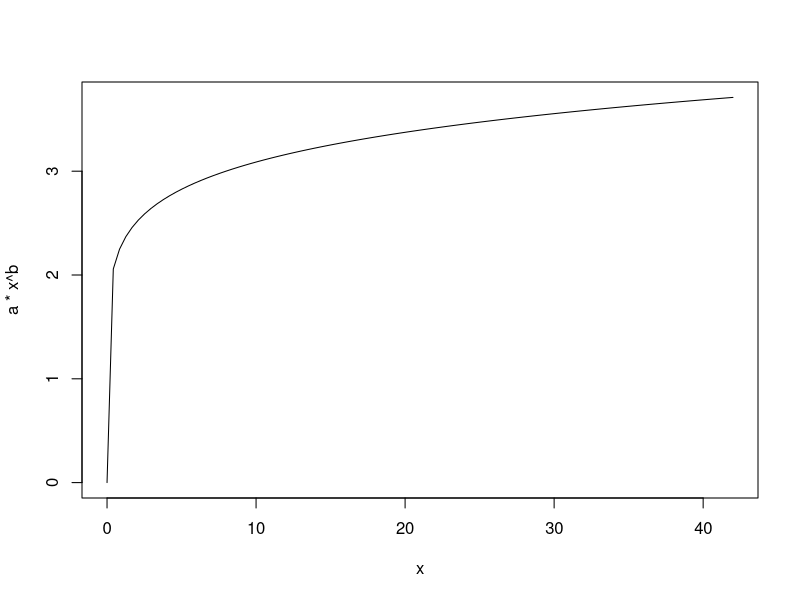
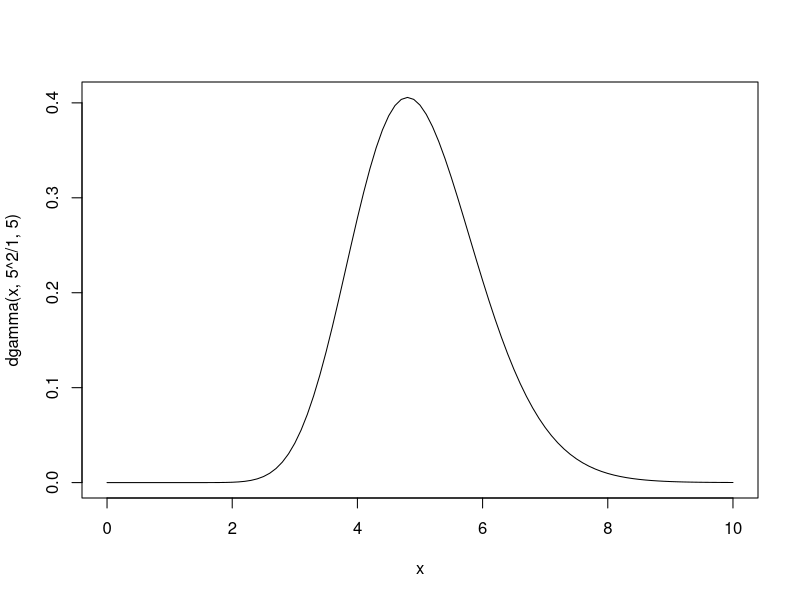
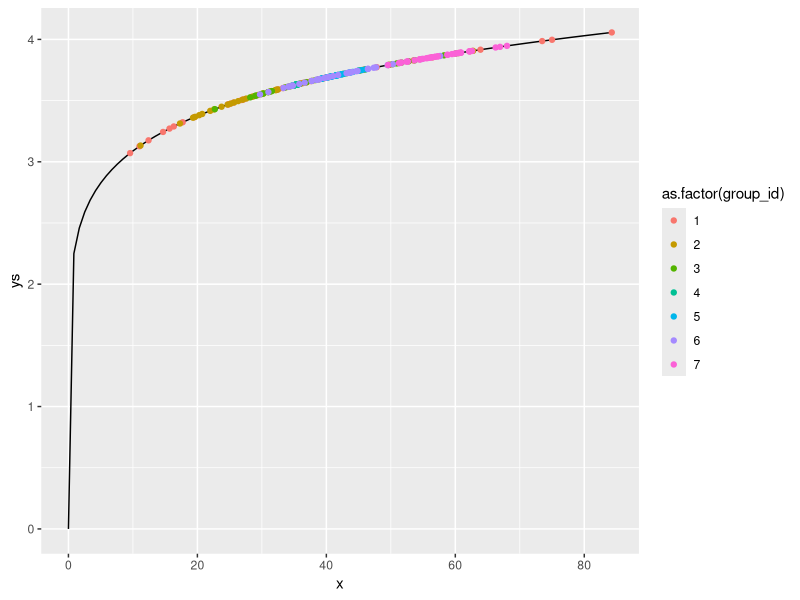
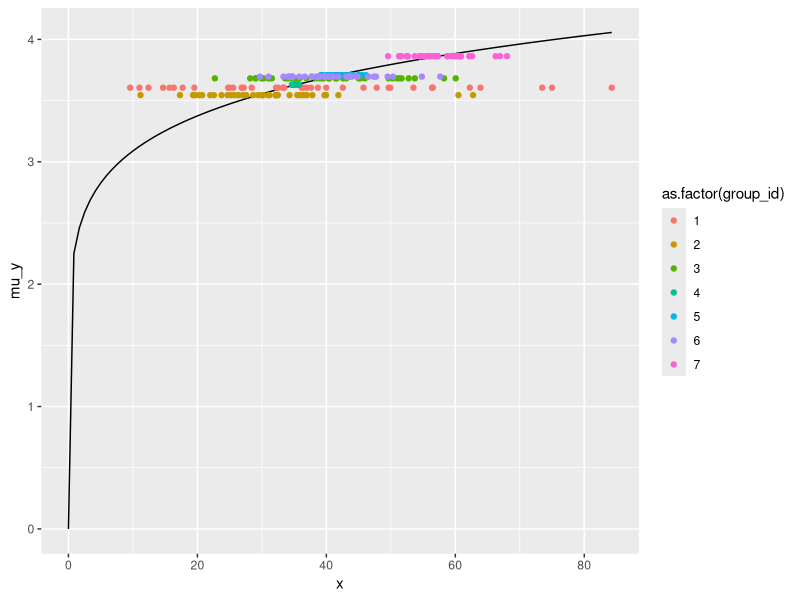
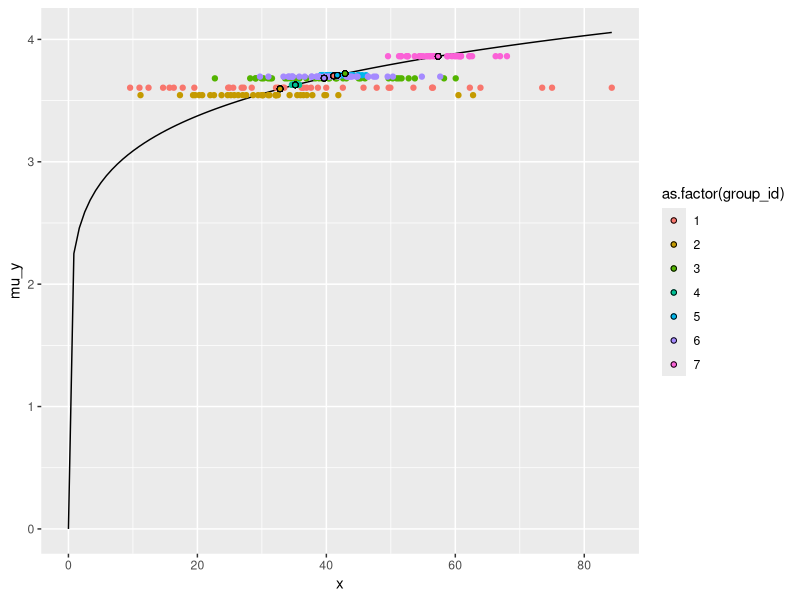

Write R code to recreate these figures, in order.
# a power law

a <- 2.3
b <- 0.128

curve(a*x^b, xlim = c(0, 42))

ngroups <- 7
mu_g <- rnorm(ngroups, 35, 15)
sd_g <- rexp(ngroups, rate = .12)

n_indiv_g <- 37

library(tidyverse)
sim_data <- tibble(mu = mu_g,
             sd = sd_g,
             group_id = 1:ngroups) |>
  rowwise() |>
  mutate(xs = list(rgamma(n_indiv_g, mu^2/sd^2, mu/sd^2)),
         f_mu_x = a*mu^b) |>
  unnest(cols = c(xs)) |>
  group_by(group_id) |>
  mutate(
    ys = a*xs^b,
    mu_y = mean(ys)) |>
  ungroup()


curve(dgamma(x, 5^2/1, 5), xlim = c(0, 10))

base_plot <- tibble(x = c(0, 42),
       y = a*x^b) |>
  ggplot(aes(x = x)) +
  stat_function(fun = \(x) a*x^b)

base_plot +
  geom_point(aes(x = xs, y = ys, col = as.factor(group_id)), data = sim_data)

base_plot +
  geom_point(aes(x = xs, y = mu_y, col = as.factor(group_id)), data = sim_data)


base_plot +
  geom_point(aes(x = xs, y = mu_y, col = as.factor(group_id)), data = sim_data) +
  geom_point(aes(x = mu, y = a*mu^b, fill = as.factor(group_id)), pch = 21, data = sim_data)



## if you can measure x and y on each individual

